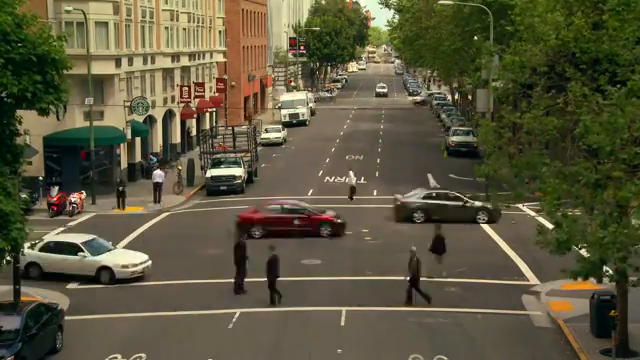
#> input picture frame 69 of Car_tracking/test.mp4, 640 x 360 px, given in place of test1.mp4, which was not available
$ python object_tracking.py
#> lines starting #> are read from the running program, lines starting #| are printed output that depends on the picture; after the words box and inside, x2 and y2 are one past the last pixel; in counts of white or black regions, pixels touching at a corner belong together; pictures that were not available may be replaced by others from this repository, and a replacement may not be noted
### Car_tracking/tracker.py
import math


class EuclideanDistTracker:
    def __init__(self):
        # Store the center positions of the objects
        self.center_points = {}
        # Keep the count of the IDs
        # each time a new object id detected, the count will increase by one
        self.id_count = 0


    def update(self, objects_rect):
        # Objects boxes and ids
        objects_bbs_ids = []

        # Get center point of new object
        for rect in objects_rect:
            x, y, w, h = rect
            cx = (x + x + w) // 2
            cy = (y + y + h) // 2

            # Find out if that object was detected already
            same_object_detected = False
            for id, pt in self.center_points.items():
                dist = math.hypot(cx - pt[0], cy - pt[1])

                if dist < 25:
                    self.center_points[id] = (cx, cy)
                    print(self.center_points)
                    objects_bbs_ids.append([x, y, w, h, id])
                    same_object_detected = True
                    break

            # New object is detected we assign the ID to that object
            if same_object_detected is False:
                self.center_points[self.id_count] = (cx, cy)
                objects_bbs_ids.append([x, y, w, h, self.id_count])
                self.id_count += 1

        # Clean the dictionary by center points to remove IDS not used anymore
        new_center_points = {}
        for obj_bb_id in objects_bbs_ids:
            _, _, _, _, object_id = obj_bb_id
            center = self.center_points[object_id]
            new_center_points[object_id] = center

        # Update dictionary with IDs not used removed
        self.center_points = new_center_points.copy()
        return objects_bbs_ids

### Car_tracking/object_tracking.py
import cv2
from tracker import *
import math

trackers = EuclideanDistTracker()
cap = cv2.VideoCapture("test1.mp4")
object_detector = cv2.createBackgroundSubtractorMOG2(history=100, varThreshold = 40)

while True:
    _, frame = cap.read()
#> frame is the input picture: shape (360, 640, 3); mean B, G, R 60.9, 85.8, 90.1
    roi = frame[140:720, 300: 800]
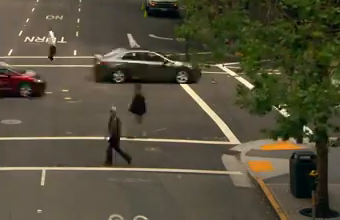
#> roi: shape (220, 340, 3); mean B, G, R 58.9, 78.7, 84.3
    #object detection

    mask = object_detector.apply(roi)
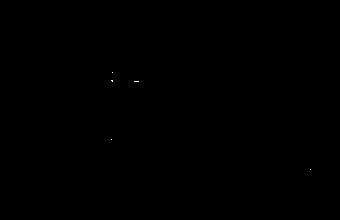
#> mask: shape (220, 340); values 127 (black) and 255 (white), 0.01% white in thin lines or dots, all inside (x1, y1, x2, y2) = (111, 72, 311, 170)
    _, mask = cv2.threshold(mask, 250, 255, cv2.THRESH_BINARY)
    contours,_ = cv2.findContours(mask, cv2.RETR_TREE, cv2.CHAIN_APPROX_SIMPLE)
#> contours = 5 contours, all with area under 20
    detections = []
    for cnt in contours:
        area = cv2.contourArea(cnt)
        if area > 150:
            # cv2.drawContours(frame, [cnt],-1,(0, 255, 0), 2)
            x, y, w, h = cv2.boundingRect(cnt)
            detections.append([x, y, w, h])
#> this loop made 5 passes
#> (cnt, area) on passes 1 to 5: ([[310, 169]], 0), ([[111, 139]], 0), ([[134, 81], [138, 81]], 0), ([[111, 80], [112, 81], [112, 80]], 0.5), ([[112, 72]], 0)
#> after the loop, detections = []

    #tracking
    boxes_ids = trackers.update(detections)
#> after the loop in update, `for rect in objects_rect:`: self.center_points = 0 items; self.id_count = 0
#> after the loop in update, `for obj_bb_id in objects_bbs_ids:`: new_center_points = 0 items
#> boxes_ids = []
    for box_id in boxes_ids:
        x, y, w, h, id = box_id
        cv2.putText(roi, str(id), (x, y - 15), cv2.FONT_HERSHEY_PLAIN, 1, (255, 0 ,0),2)
        cv2.rectangle(roi, (x, y), (x + w, y + h), (0, 255, 0), 3)
#> this loop made 0 passes

    cv2.imshow("roi", roi)
    cv2.imshow("Video", frame)
    cv2.imshow("Mask", mask)

    key = cv2.waitKey(30)
#> (key Esc is pressed here)
    if key == 27:
        break

cap.release()

$ run again, starting later in the video
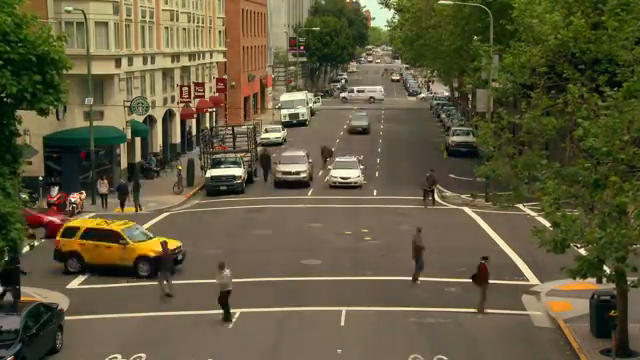
#> input picture frame 311 of Car_tracking/test.mp4, 640 x 360 px, given in place of test1.mp4, which was not available
#> frame is the input picture: shape (360, 640, 3); mean B, G, R 61.4, 89.8, 96.9
#> `roi = frame[140:720, 300: 800]`:
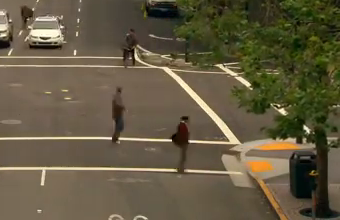
#> roi: shape (220, 340, 3); mean B, G, R 65.7, 89.7, 99.2
#> contours = [[[175, 135]]]
#> the loop `for cnt in contours:` made 1 pass
#> (cnt, area) on pass 1: ([[175, 135]], 0)
#> after the loop `for cnt in contours:`: detections = []
#> after the loop in update, `for rect in objects_rect:`: self.center_points = 0 items; self.id_count = 0
#> after the loop in update, `for obj_bb_id in objects_bbs_ids:`: new_center_points = 0 items
#> boxes_ids = []

$ run again, starting later in the video
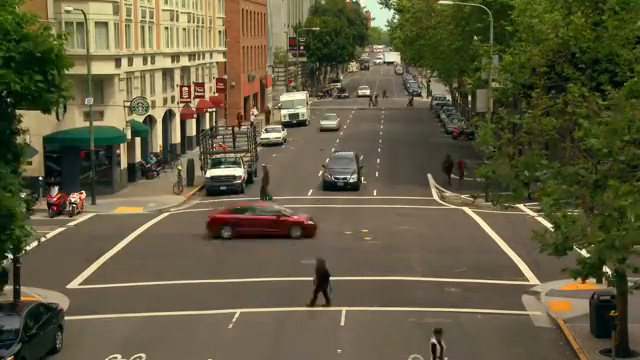
#> input picture frame 554 of Car_tracking/test.mp4, 640 x 360 px, given in place of test1.mp4, which was not available
#> frame is the input picture: shape (360, 640, 3); mean B, G, R 63.4, 90.8, 96.8
#> `roi = frame[140:720, 300: 800]`:
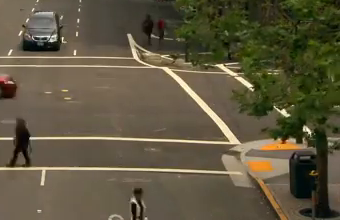
#> roi: shape (220, 340, 3); mean B, G, R 63.9, 86.7, 94.8
#> contours = 2 contours, all with area under 20
#> the loop `for cnt in contours:` made 2 passes
#> (cnt, area) on passes 1 to 2: ([[24, 152]], 0), ([[57, 49]], 0)
#> after the loop `for cnt in contours:`: detections = []
#> after the loop in update, `for rect in objects_rect:`: self.center_points = 0 items; self.id_count = 0
#> after the loop in update, `for obj_bb_id in objects_bbs_ids:`: new_center_points = 0 items
#> boxes_ids = []
